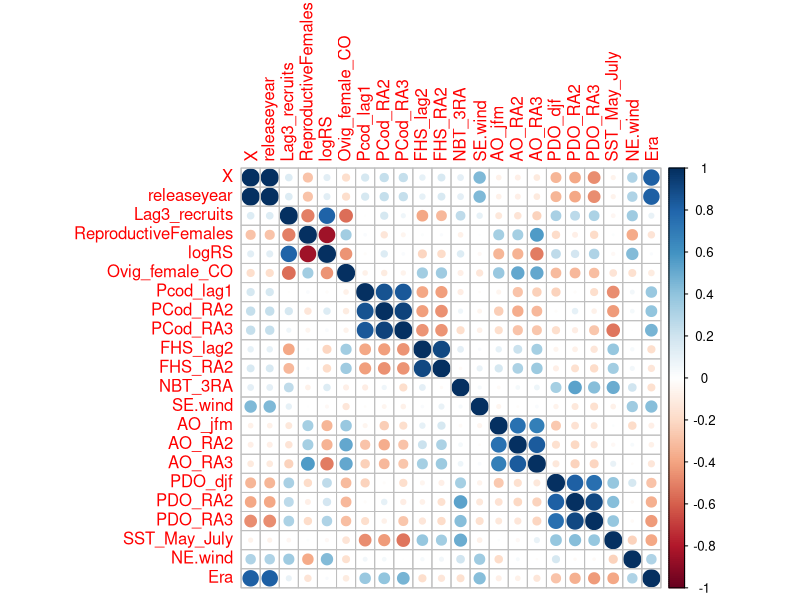
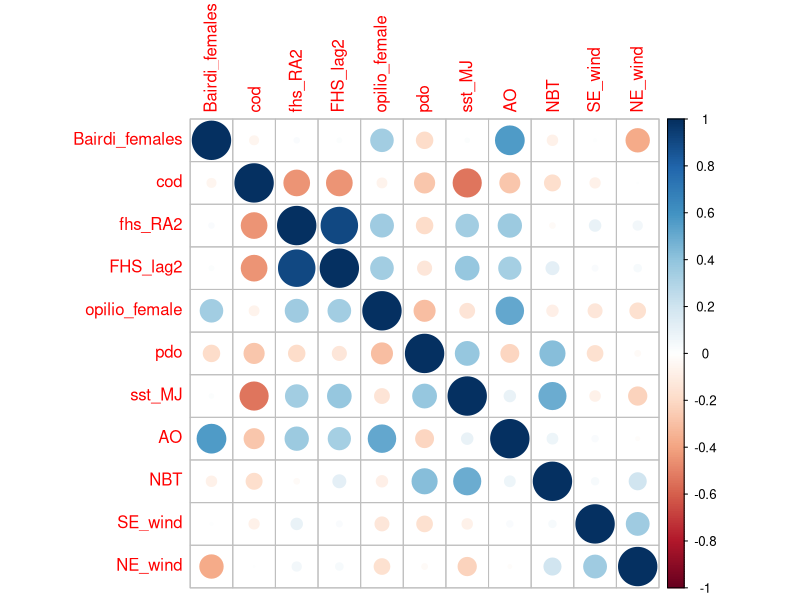

R code for these plots, in order:
library(Hmisc)
library(ggplot2)
library(tidyverse)
library(corrplot)



###################Final envar dataset ###############
final_dat<-read.csv("data/EBS_Crab_and_envar_data_full_extent_for_analysis.csv")
names(final_dat)
cor <- cor(final_dat, use="complete.obs")
dev.new()
corrplot(cor)

Bairdi_females<-final_dat$ReproductiveFemales
cod<-final_dat$PCod_RA3
fhs_RA2<-final_dat$FHS_RA2
FHS_lag2<-final_dat$FHS_lag2
opilio_female<-final_dat$Ovig_female_CO
pdo<-final_dat$PDO_RA3
sst_MJ<-final_dat$SST_May_July
AO<-final_dat$AO_RA3
NBT<-final_dat$NBT_3RA
SE_wind<-final_dat$SE.wind
NE_wind<-final_dat$NE.wind
dat<-cbind(Bairdi_females,cod,fhs_RA2,FHS_lag2,opilio_female,pdo,sst_MJ,AO,NBT,SE_wind,NE_wind)

cor(dat, use="complete.obs")
cor2 <- cor(dat, use="complete.obs")
dev.new()
corrplot(cor2)

write.csv(cor2, "data/CorrelationMatrixforFinalEnvironmentalDataset.csv")
